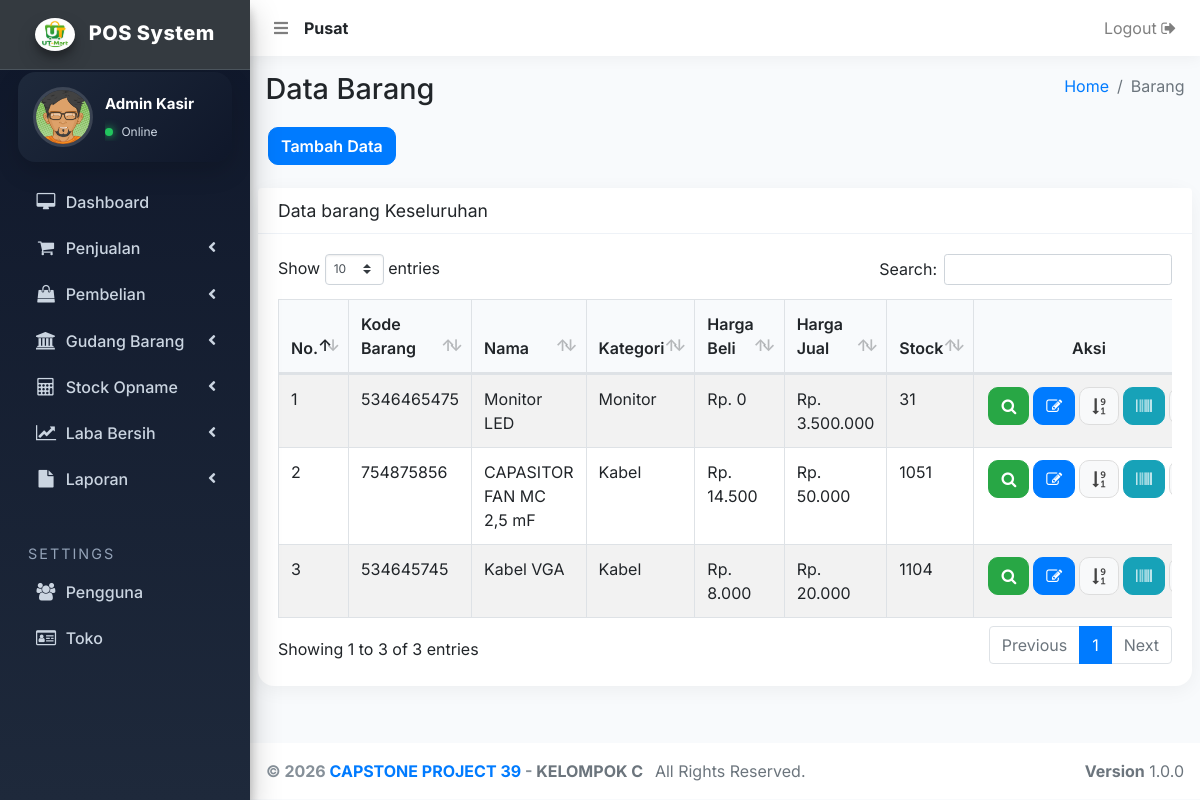
The page /barang-old.php (signed in) on the database as committed earlier.
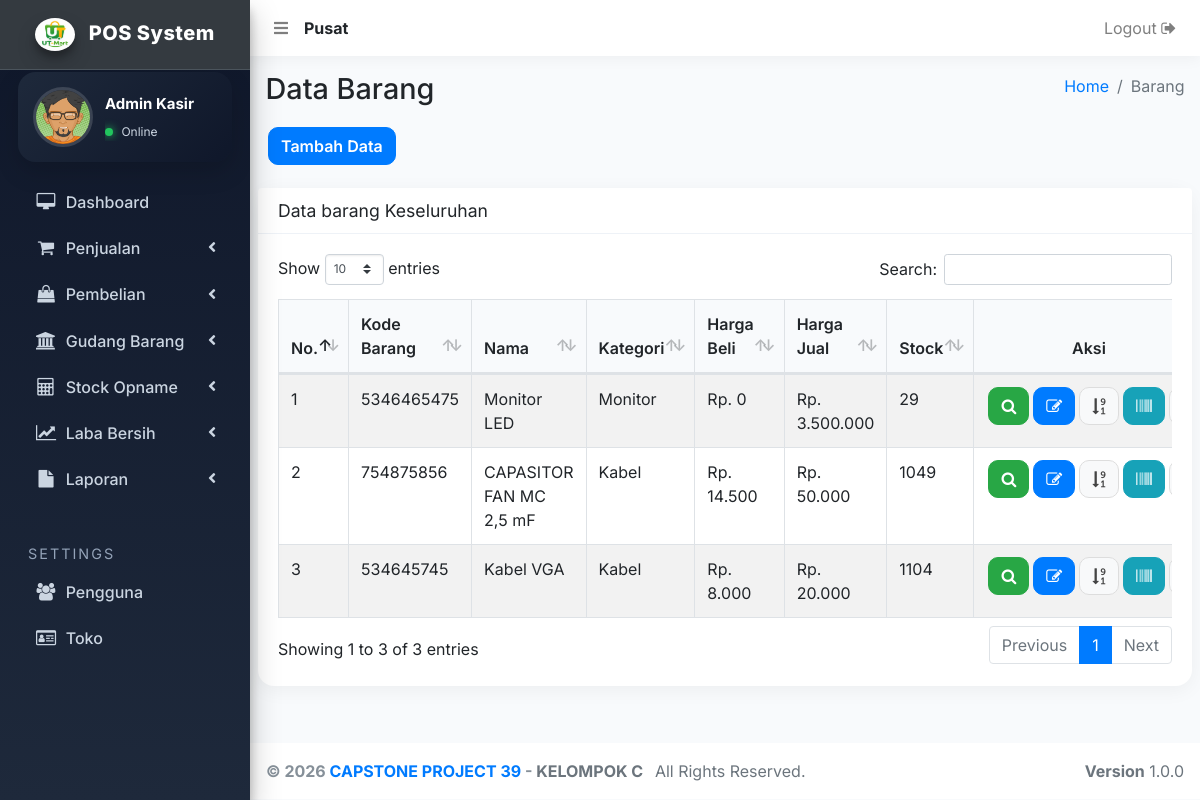
The same page on the database as committed later.
### tables this page shows
CREATE TABLE `barang` (
  `barang_id` int(11) NOT NULL,
  `barang_kode` varchar(500) NOT NULL,
  `barang_kode_slug` varchar(500) NOT NULL,
  `barang_kode_count` int(11) NOT NULL,
  `barang_nama` varchar(250) NOT NULL,
  `barang_harga_beli` varchar(250) NOT NULL,
  `barang_harga` varchar(250) NOT NULL,
  `barang_harga_grosir_1` int(11) NOT NULL,
  `barang_harga_grosir_2` int(11) NOT NULL,
  `barang_harga_s2` int(11) NOT NULL,
  `barang_harga_grosir_1_s2` int(11) NOT NULL,
  `barang_harga_grosir_2_s2` int(11) NOT NULL,
  `barang_harga_s3` int(11) NOT NULL,
  `barang_harga_grosir_1_s3` int(11) NOT NULL,
  `barang_harga_grosir_2_s3` int(11) NOT NULL,
  `barang_stock` text NOT NULL,
  `barang_tanggal` varchar(250) NOT NULL,
  `barang_kategori_id` int(11) NOT NULL,
  `kategori_id` varchar(250) NOT NULL,
  `barang_satuan_id` varchar(250) NOT NULL,
  `satuan_id` varchar(250) NOT NULL,
  `satuan_id_2` int(11) NOT NULL,
  `satuan_id_3` int(11) NOT NULL,
  `satuan_isi_1` int(11) NOT NULL,
  `satuan_isi_2` int(11) NOT NULL,
  `satuan_isi_3` int(11) NOT NULL,
  `barang_deskripsi` text NOT NULL,
  `barang_option_sn` int(11) NOT NULL,
  `barang_terjual` int(11) NOT NULL,
  `barang_cabang` int(11) NOT NULL
);

CREATE TABLE `kategori` (
  `kategori_id` int(11) NOT NULL,
  `kategori_nama` varchar(500) NOT NULL,
  `kategori_status` varchar(250) NOT NULL,
  `kategori_cabang` int(11) NOT NULL
);

### _header-artibut.php (called while the page is built, shortened)
<?php
  	include 'aksi/functions.php';
    $userLoginCabang = mysqli_query( $conn, "select user_cabang from user where user_id = '".$_SESSION['user_id']."'");
    $sessionCabangData = mysqli_fetch_array($userLoginCabang);
    $sessionCabang     = $sessionCabangData['user_cabang'];
?>

### barang-old.php (the view, shortened to what the changed rows need)
<?php
  include '_header.php';
?>
  <div class="content-wrapper">
    <section class="content-header">
      <div class="container-fluid">
        <div class="row mb-2">
          <div class="col-sm-6">
            <h1>Data Barang</h1>
          </div>
        </div>
      </div>
    </section>
    <section class="content">
      <div class="row">
        <div class="col-12">
          <div class="card">
            <div class="card-body">
              <div class="table-auto">
                <table id="example1" class="table table-bordered table-striped">
                  <thead>
                  <tr>
                    <th style="width: 6%;">No.</th>
                    <th style="width: 13%;">Kode Barang</th>
                    <th>Nama</th>
                    <th>Kategori</th>
                    <th>Harga Beli</th>
                    <th>Harga Jual</th>
                    <th>Stock</th>
                    <th style="text-align: center; width: 14%">Aksi</th>
                  </tr>
                  </thead>
                  <tbody>
                  <?php
                    $i = 1;
                    $queryProduct = $conn->query("SELECT barang.barang_id, barang.barang_kode, barang.barang_kode_count, barang.barang_nama, barang.barang_harga_beli, barang.barang_harga, barang.barang_stock, barang.barang_option_sn, barang.barang_cabang, kategori.kategori_id, kategori.kategori_nama, satuan.satuan_id, satuan.satuan_nama
                               FROM barang
                               JOIN kategori ON barang.kategori_id = kategori.kategori_id
                               JOIN satuan ON barang.satuan_id = satuan.satuan_id
                               WHERE barang_cabang = ".$sessionCabang." ORDER BY barang_id DESC
                               ");
                    while ($rowProduct = mysqli_fetch_array($queryProduct)) {
                  ?>
                  <tr>
                    	<td><?= $i; ?></td>
                      <td><?= $rowProduct['barang_kode']; ?></td>
                      <td><?= $rowProduct['barang_nama']; ?></td>
                      <td><?= $rowProduct['kategori_nama']; ?></td>
                      <td>Rp. <?= number_format($rowProduct['barang_harga_beli'], 0, ',', '.'); ?></td></td>
                      <td>Rp. <?= number_format($rowProduct['barang_harga'], 0, ',', '.'); ?></td>
                      <td><?= $rowProduct['barang_stock']; ?></td>
                      <td class="orderan-online-button">
                        <?php
                          $id = $rowProduct["barang_id"];
                        ?>
                          <a href="barang-zoom?id=<?= $id; ?>-<?= strtolower(str_replace(' ', '-', $rowProduct['barang_nama'])); ?>" title="Zoom Data" target="_blank">
                              <button class="btn btn-success" type="submit">
                                 <i class="fa fa-search"></i>
                              </button>
                          </a>
                      	  <a href="barang-edit?id=<?= $id; ?>-<?= strtolower(str_replace(' ', '-', $rowProduct['barang_nama'])); ?>" title="Edit Data">
                              <button class="btn btn-primary" type="submit">
                                 <i class="fa fa-edit"></i>
                              </button>
                          </a>
                          <?php if ( $rowProduct['barang_option_sn'] < 1 ) { ?>
                          <a href="#!" title="Data No. SN" class="Data No. SN">
                              <button class="btn btn-default" type="" name="hapus">
                                  <i class="fa fa-sort-numeric-desc"></i>
                              </button>
                          </a>
                          <?php } ?>
                          <a href="barang-generate-barcode?id=<?= $id; ?>-<?= strtolower(str_replace(' ', '-', $rowProduct['barang_nama'])); ?>" title="Generate Barcode">
                              <button class="btn btn-info" type="submit">
                                 <i class="fa fa-barcode"></i>
                              </button>
                          </a>
                          <?php
                            $penjualan = mysqli_query($conn, "select * from penjualan where barang_id = $id");
                            $jmlPenjualan = mysqli_num_rows($penjualan);
                          ?>
                          <?php if ( $jmlPenjualan > 0 ) { ?>
                          <a href="#!" title="Delete Data" class="delete-data">
                              <button class="btn btn-default" type="" name="hapus">
                              </button>
                          </a>
                          <?php } ?>
                      </td>
                  </tr>
                  <?php $i++; ?>
                  <?php } ?>
                  </tbody>
                </table>
              </div>
            </div>
          </div>
        </div>
      </div>
    </section>
  </div>
</div>
<?php include '_footer.php'; ?>
</body>
</html>

Rows that differ between the two databases and show on the page:
changed barang "Monitor LED": barang_stock "31" → "29"
changed barang "CAPASITOR FAN MC 2,5 mF": barang_stock "1051" → "1049"
